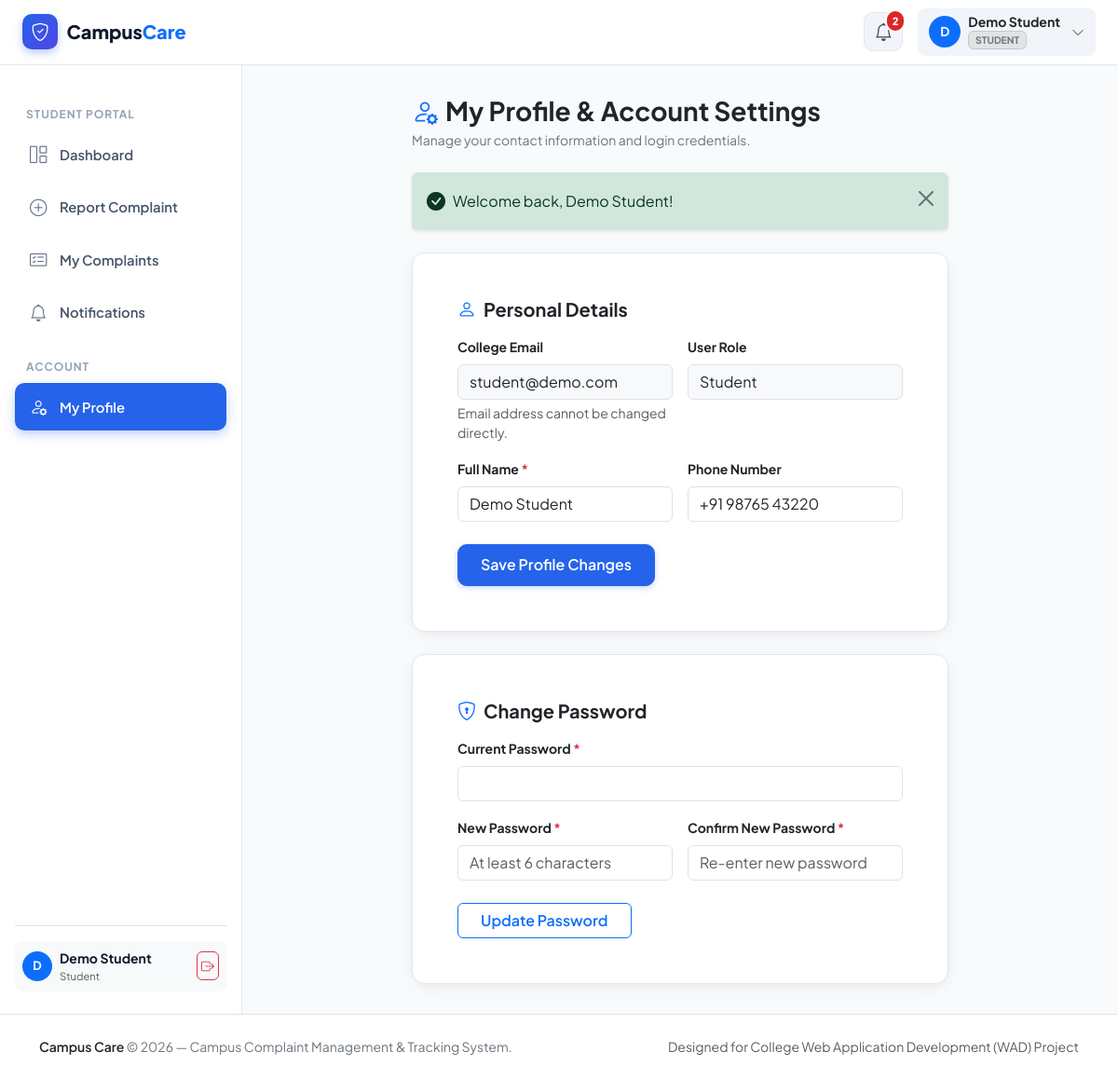
Page /student/profile.php (signed in) on the committed database.
### tables this page shows
CREATE TABLE `users` (
  `id` INT AUTO_INCREMENT PRIMARY KEY,
  `name` VARCHAR(120) NOT NULL,
  `email` VARCHAR(150) NOT NULL UNIQUE,
  `phone` VARCHAR(25) NULL,
  `password` VARCHAR(255) NOT NULL,
  `role` ENUM('student', 'staff', 'admin') NOT NULL DEFAULT 'student',
  `status` ENUM('active', 'inactive') NOT NULL DEFAULT 'active',
  `created_at` TIMESTAMP DEFAULT CURRENT_TIMESTAMP,
  `updated_at` TIMESTAMP DEFAULT CURRENT_TIMESTAMP ON UPDATE CURRENT_TIMESTAMP,
  INDEX `idx_user_role` (`role`),
  INDEX `idx_user_status` (`status`)
);

### includes/auth.php (called while the page is built, shortened)
<?php
require_once __DIR__ . '/../config/database.php';
require_once __DIR__ . '/functions.php';
function currentUser(): ?array {
    return $_SESSION['user'] ?? null;
}

### config/database.php (called while the page is built, shortened)
<?php
if (!function_exists('url')) {
    function url($path = '') {
        $path = ltrim($path, '/');
        return BASE_URL . $path;
    }
}
            ?>

### student/profile.php (the view, shortened to what this page needs)
<?php
$activeNav = 'profile';
require_once __DIR__ . '/../config/database.php';
require_once __DIR__ . '/../includes/functions.php';
require_once __DIR__ . '/../includes/auth.php';
$user = currentUser();
$studentId = (int) $user['id'];
$stmtUser = $pdo->prepare("SELECT * FROM users WHERE id = ?");
$stmtUser->execute([$studentId]);
$userData = $stmtUser->fetch();
require_once __DIR__ . '/../includes/header.php';
require_once __DIR__ . '/../includes/navbar.php';
?>
<div class="dashboard-wrapper">
    <?php require_once __DIR__ . '/../includes/sidebar.php'; ?>
    <main class="dashboard-main">
        <div class="row justify-content-center">
            <div class="col-lg-10 col-xl-8">
                <div class="mb-4">
                    <h3 class="fw-bold text-dark mb-1">
                        <i class="bi bi-person-gear text-primary me-2"></i>My Profile & Account Settings
                    </h3>
                    <p class="text-secondary small mb-0">Manage your contact information and login credentials.</p>
                </div>
                <div class="app-card p-4 p-md-5 mb-4">
                    <h5 class="fw-bold text-dark mb-3"><i class="bi bi-person text-primary me-2"></i>Personal Details</h5>
                    <form method="POST" action="<?= url('student/profile.php') ?>">
                        <div class="row g-3 mb-3">
                            <div class="col-md-6">
                                <label class="form-label small fw-bold text-dark">College Email</label>
                                <input type="email" class="form-control bg-light" value="<?= e($userData['email']) ?>" readonly disabled>
                                <div class="form-text small text-muted">Email address cannot be changed directly.</div>
                            </div>
                            <div class="col-md-6">
                                <label class="form-label small fw-bold text-dark">User Role</label>
                                <input type="text" class="form-control bg-light text-capitalize" value="<?= e($userData['role']) ?>" readonly disabled>
                            </div>
                        </div>
                        <div class="row g-3 mb-4">
                            <div class="col-md-6">
                                <label for="nameInput" class="form-label small fw-bold text-dark">Full Name <span class="text-danger">*</span></label>
                                <input type="text" class="form-control" id="nameInput" name="name" value="<?= e($userData['name']) ?>" required>
                            </div>
                            <div class="col-md-6">
                                <label for="phoneInput" class="form-label small fw-bold text-dark">Phone Number</label>
                                <input type="tel" class="form-control" id="phoneInput" name="phone" value="<?= e($userData['phone']) ?>" placeholder="+91 98765 43210">
                            </div>
                        </div>
                        <button type="submit" class="btn btn-primary px-4 fw-semibold">
                            Save Profile Changes
                        </button>
                    </form>
                </div>
                <div class="app-card p-4 p-md-5">
                    <h5 class="fw-bold text-dark mb-3"><i class="bi bi-shield-lock text-primary me-2"></i>Change Password</h5>
                    <form method="POST" action="<?= url('student/profile.php') ?>">
                        <div class="mb-3">
                            <label for="currentPw" class="form-label small fw-bold text-dark">Current Password <span class="text-danger">*</span></label>
                            <input type="password" class="form-control" id="currentPw" name="current_password" required>
                        </div>
                        <div class="row g-3 mb-4">
                            <div class="col-md-6">
                                <label for="newPw" class="form-label small fw-bold text-dark">New Password <span class="text-danger">*</span></label>
                                <input type="password" class="form-control" id="newPw" name="new_password" placeholder="At least 6 characters" required>
                            </div>
                            <div class="col-md-6">
                                <label for="confirmPw" class="form-label small fw-bold text-dark">Confirm New Password <span class="text-danger">*</span></label>
                                <input type="password" class="form-control" id="confirmPw" name="confirm_password" placeholder="Re-enter new password" required>
                            </div>
                        </div>
                        <button type="submit" class="btn btn-outline-primary px-4 fw-semibold">
                            Update Password
                        </button>
                    </form>
                </div>
            </div>
        </div>
    </main>
</div>
<?php require_once __DIR__ . '/../includes/footer.php'; ?>

### includes/navbar.php (shortened to what this page needs)
<?php
$user = currentUser();
$unreadNotifsCount = 0;
if ($user && isset($pdo)) {
    $unreadNotifsCount = getUnreadNotificationsCount($pdo, (int) $user['id']);
}
$homeUrl = url('index.php');
if ($user) {
    $homeUrl = match($user['role']) {
        'admin' => url('admin/dashboard.php'),
        'staff' => url('staff/dashboard.php'),
        default => url('student/dashboard.php'),
    };
}
?>
<nav class="navbar navbar-expand-lg navbar-custom sticky-top">
    <div class="container-fluid px-3 px-lg-4">
        <div class="d-flex align-items-center gap-2">
            <a class="brand-logo" href="<?= $homeUrl ?>">
                <span class="brand-badge"><i class="bi bi-shield-check"></i></span>
                <span class="d-none d-sm-inline">Campus<span class="text-primary">Care</span></span>
            </a>
        </div>
        <div class="d-flex align-items-center gap-3">
            <?php if ($user): ?>
                <div class="dropdown">
                    <button class="notification-bell-btn" type="button" id="notifDropdown" data-bs-toggle="dropdown" aria-expanded="false" title="Notifications">
                        <i class="bi bi-bell"></i>
                        <?php if ($unreadNotifsCount > 0): ?>
                            <span class="notification-badge-count"><?= $unreadNotifsCount ?></span>
                        <?php endif; ?>
                    </button>
                </div>
                <div class="dropdown">
                    <button class="btn btn-light d-flex align-items-center gap-2 py-1.5 px-2.5 rounded-3 border-0" type="button" id="userMenuDropdown" data-bs-toggle="dropdown" aria-expanded="false">
                        <div class="rounded-circle bg-primary text-white fw-bold d-flex align-items-center justify-content-center" style="width: 34px; height: 34px; font-size: 0.85rem;">
                            <?= strtoupper(substr($user['name'], 0, 1)) ?>
                        </div>
                        <div class="text-start d-none d-md-block" style="line-height: 1.2;">
                            <div class="fw-bold small text-dark"><?= e($user['name']) ?></div>
                            <span class="badge bg-secondary-subtle text-secondary border border-secondary-subtle" style="font-size: 0.65rem; text-transform: uppercase;">
                                <?= e($user['role']) ?>
                            </span>
                        </div>
                        <i class="bi bi-chevron-down small text-muted ms-1"></i>
                    </button>
                </div>
            <?php endif; ?>
        </div>
    </div>
</nav>

### includes/sidebar.php (shortened to what this page needs)
<?php
$user = currentUser();
$role = $user['role'];
$activeNav = $activeNav ?? 'dashboard';
?>
<aside class="dashboard-sidebar">
    <div class="flex-grow-1">
        <?php if ($role === 'student'): ?>
            <div class="sidebar-heading">Student Portal</div>
            <a href="<?= url('student/dashboard.php') ?>" class="sidebar-nav-link <?= ($activeNav === 'dashboard') ? 'active' : '' ?>">
                <i class="bi bi-grid-1x2"></i>
                <span>Dashboard</span>
            </a>
            <a href="<?= url('student/new-complaint.php') ?>" class="sidebar-nav-link <?= ($activeNav === 'new-complaint') ? 'active' : '' ?>">
                <i class="bi bi-plus-circle"></i>
                <span>Report Complaint</span>
            </a>
            <a href="<?= url('student/my-complaints.php') ?>" class="sidebar-nav-link <?= ($activeNav === 'my-complaints') ? 'active' : '' ?>">
                <i class="bi bi-card-checklist"></i>
                <span>My Complaints</span>
            </a>
            <a href="<?= url('student/notifications.php') ?>" class="sidebar-nav-link <?= ($activeNav === 'notifications') ? 'active' : '' ?>">
                <i class="bi bi-bell"></i>
                <span>Notifications</span>
            </a>
            <div class="sidebar-heading mt-4">Account</div>
            <a href="<?= url('student/profile.php') ?>" class="sidebar-nav-link <?= ($activeNav === 'profile') ? 'active' : '' ?>">
                <i class="bi bi-person-gear"></i>
                <span>My Profile</span>
            </a>
        <?php endif; ?>
    </div>
    <div class="pt-3 border-top mt-3">
        <div class="d-flex align-items-center justify-content-between p-2 rounded-3 bg-light">
            <div class="d-flex align-items-center gap-2 overflow-hidden">
                <div class="rounded-circle bg-primary text-white fw-bold d-flex align-items-center justify-content-center flex-shrink-0" style="width: 32px; height: 32px; font-size: 0.8rem;">
                    <?= strtoupper(substr($user['name'], 0, 1)) ?>
                </div>
                <div class="overflow-hidden">
                    <div class="fw-bold small text-truncate" style="max-width: 120px;"><?= e($user['name']) ?></div>
                    <div class="text-muted" style="font-size: 0.7rem; text-transform: capitalize;"><?= e($user['role']) ?></div>
                </div>
            </div>
            <a href="<?= url('logout.php') ?>" class="btn btn-sm btn-outline-danger p-1 rounded-2" title="Sign Out">
                <i class="bi bi-box-arrow-right"></i>
            </a>
        </div>
    </div>
</aside>

### assets/css/style.css (style rules this page uses)
:root { --app-primary: #2563EB; --app-primary-hover: #1D4ED8; --app-primary-subtle: #EFF6FF; --app-dark: #0F172A; --app-slate-800: #1E293B; --app-slate-700: #334155; --app-slate-600: #475569; --app-slate-500: #64748B; --app-slate-400: #94A3B8; --app-slate-200: #E2E8F0; --app-slate-100: #F1F5F9; --app-bg: #F8FAFC; --app-success: #16A34A; --app-success-subtle: #F0FDF4; --app-warning: #F59E0B; --app-warning-subtle: #FFFBEB; --app-danger: #DC2626; --app-danger-subtle: #FEF2F2; --app-info: #0284C7; --app-info-subtle: #F0F9FF; --app-card-radius: 14px; --app-card-shadow: 0 4px 20px -2px rgba(15, 23, 42, 0.06), 0 2px 6px -1px rgba(15, 23, 42, 0.04); --app-hover-shadow: 0 12px 30px -4px rgba(37, 99, 235, 0.12), 0 4px 10px -2px rgba(15, 23, 42, 0.06); --sidebar-width: 260px; --header-height: 70px; }
body { font-family: 'Plus Jakarta Sans', -apple-system, BlinkMacSystemFont, "Segoe UI", Roboto, sans-serif; background-color: var(--app-bg); color: var(--app-dark); min-height: 100vh; display: flex; flex-direction: column; -webkit-font-smoothing: antialiased; }
.dashboard-wrapper { display: flex; min-height: calc(100vh - var(--header-height)); }
.dashboard-sidebar { width: var(--sidebar-width); background-color: #FFFFFF; border-right: 1px solid var(--app-slate-200); padding: 1.5rem 1rem; flex-shrink: 0; transition: transform 0.3s cubic-bezier(0.4, 0, 0.2, 1); display: flex; flex-direction: column; }
.dashboard-main { flex-grow: 1; padding: 2rem; background-color: var(--app-bg); max-width: 100%; overflow-x: hidden; }
.navbar-custom { background-color: #FFFFFF; border-bottom: 1px solid var(--app-slate-200); height: var(--header-height); box-shadow: 0 1px 3px rgba(0, 0, 0, 0.02); }
.brand-logo { font-weight: 800; font-size: 1.25rem; color: var(--app-dark); display: flex; align-items: center; gap: 0.6rem; text-decoration: none; }
.brand-badge { background: linear-gradient(135deg, var(--app-primary), #4F46E5); color: white; width: 38px; height: 38px; border-radius: 10px; display: inline-flex; align-items: center; justify-content: center; font-size: 1.2rem; box-shadow: 0 4px 10px rgba(37, 99, 235, 0.3); }
.sidebar-heading { font-size: 0.75rem; text-transform: uppercase; letter-spacing: 0.08em; color: var(--app-slate-400); font-weight: 700; margin: 1.25rem 0 0.5rem 0.75rem; }
.sidebar-nav-link { display: flex; align-items: center; gap: 0.85rem; padding: 0.75rem 1rem; color: var(--app-slate-600); text-decoration: none; font-weight: 600; font-size: 0.925rem; border-radius: 10px; transition: all 0.2s ease; margin-bottom: 0.3rem; }
.sidebar-nav-link i { font-size: 1.15rem; color: var(--app-slate-500); transition: transform 0.2s ease, color 0.2s ease; }
.sidebar-nav-link.active { background-color: var(--app-primary); color: #FFFFFF; box-shadow: 0 4px 12px rgba(37, 99, 235, 0.3); }
.sidebar-nav-link.active i { color: #FFFFFF; }
.app-card { background: #FFFFFF; border-radius: var(--app-card-radius); border: 1px solid var(--app-slate-200); box-shadow: var(--app-card-shadow); transition: transform 0.25s ease, box-shadow 0.25s ease; }
.notification-bell-btn { position: relative; background: var(--app-slate-100); border: 1px solid var(--app-slate-200); color: var(--app-slate-700); width: 42px; height: 42px; border-radius: 10px; display: flex; align-items: center; justify-content: center; font-size: 1.2rem; cursor: pointer; transition: all 0.2s ease; }
.notification-badge-count { position: absolute; top: -4px; right: -4px; background: var(--app-danger); color: white; font-size: 0.7rem; font-weight: 800; padding: 2px 6px; border-radius: 999px; border: 2px solid white; }
.btn-primary { background-color: var(--app-primary); border-color: var(--app-primary); font-weight: 600; padding: 0.6rem 1.25rem; border-radius: 10px; box-shadow: 0 2px 6px rgba(37, 99, 235, 0.25); transition: all 0.2s ease; }
.btn-light { background: var(--app-slate-100); border-color: var(--app-slate-200); color: var(--app-slate-700); font-weight: 600; border-radius: 10px; }

### rows in the picture
users: name "D", name "Demo Student", role "STUDENT", role "Student", email "student@demo.com", role "student", phone "+91 98765 43220"

### other values in the picture
$unreadNotifsCount "2"
$f['message'] "Welcome back, Demo Student!"
